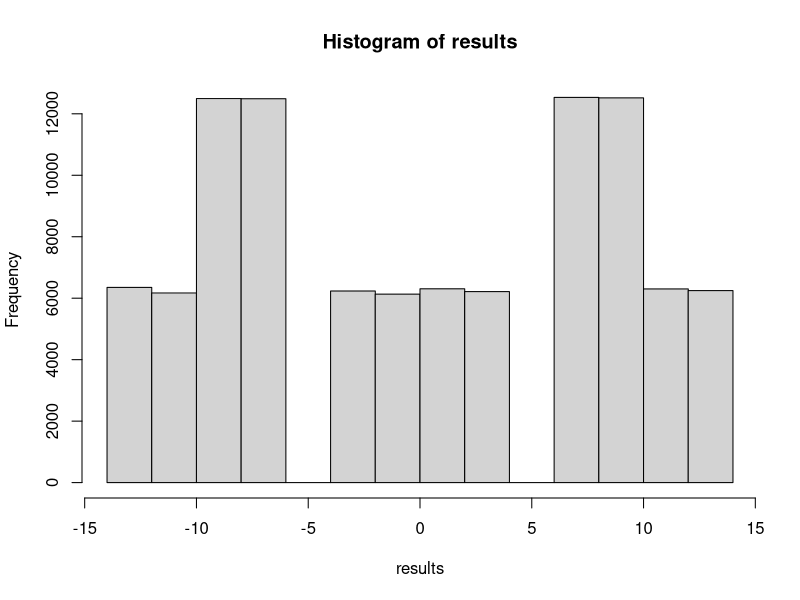
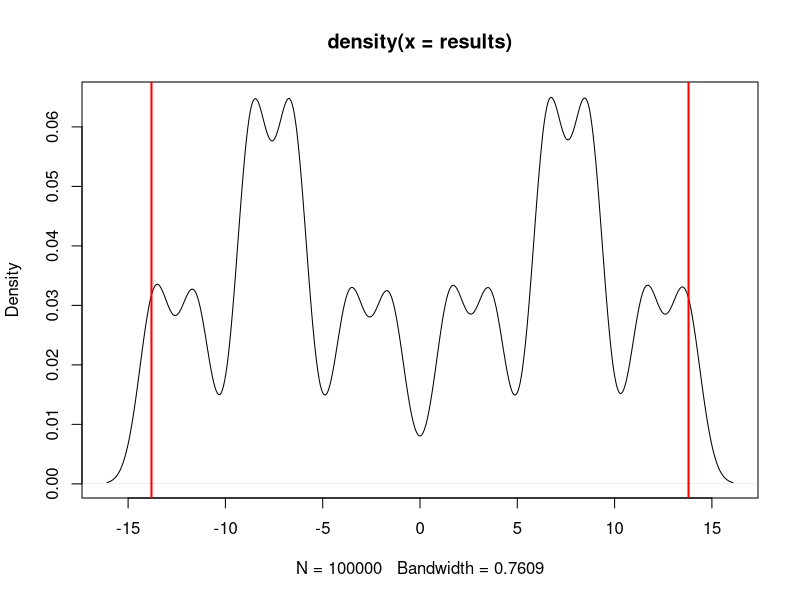

Write R code to recreate these figures, in order.
setwd("/Users/boyu/Documents/Minerva/Second\ Year/Sesond\ Semester/CS112/R\ Code")
getwd()

city.names <- c("A", "B", "C", "D", "E", "F", "G", "H", "I", "J")
observed.turnout = c(18, 30, 14, 52, 24, 29, 48, 49, 17, 30)

observed.diffmeans <- mean(observed.turnout[c(2,4,6,8,10)]) - 
  mean(observed.turnout[c(1,3,5,7,9)])

print(observed.diffmeans)

foo <- data.frame(city.names, observed.turnout)

# Assignment function
assignment <- function() {
  # Four coin flips, establishing random assignment
  assig        <- foo[sample(1:2),]
  assig[3:4,]  <- foo[sample(3:4),]
  assig[5:6,]  <- foo[sample(5:6),]
  assig[7:8,]  <- foo[sample(7:8),]
  assig[9:10,]  <- foo[sample(9:10),]
  
  treatment.group   <- assig[c(1,3,5,7,9),]
  control.group     <- assig[c(2,4,6,8,10),]
  
  return(mean(treatment.group[,2]) - mean(control.group[,2]))
}

# Iterating the Assignment function
iter.RI <- function(iterations = 100000) {
  for (i in 1:iterations) 
  {storage.vector[i] <- assignment()
  }
  return(storage.vector)
}

storage.vector <- NULL
results <- iter.RI()

# Exploring the results

quantile(results, prob = c(0.025, 0.975))

length(unique(results))

hist(results)
plot(density(results))
abline(v = -13.8, lwd = 2, col = "red")
abline(v = 13.8, lwd = 2, col = "red")

